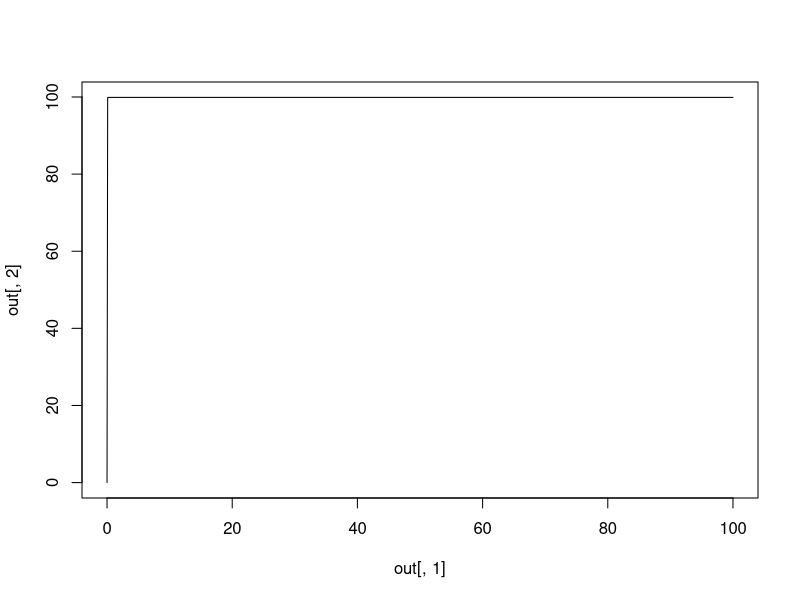
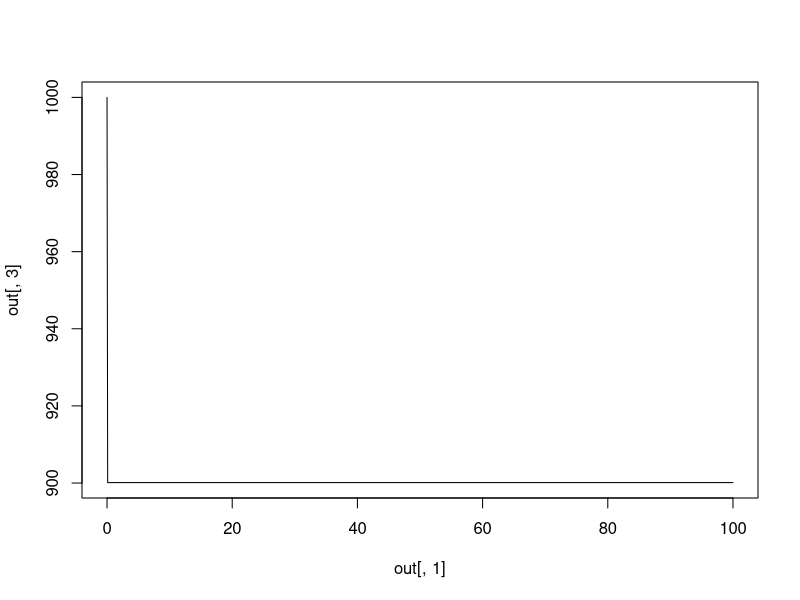
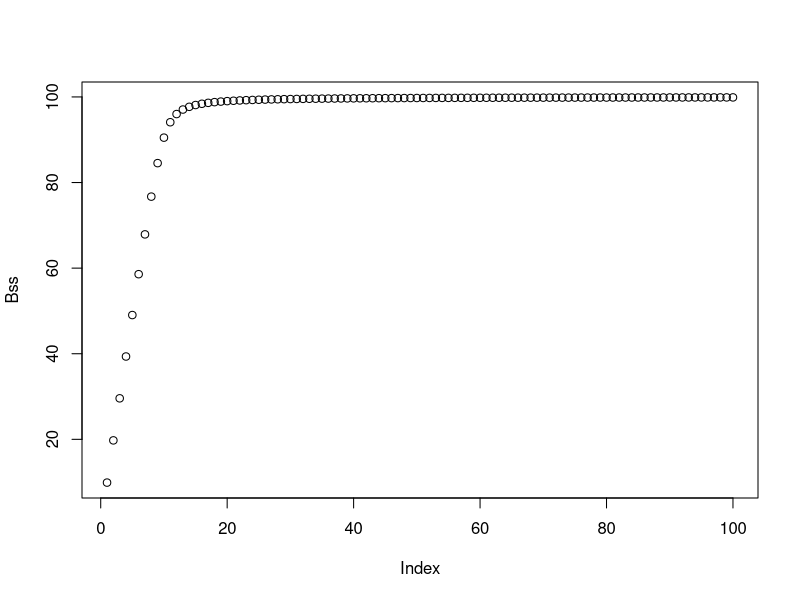

Reproduce these figures in R, in order.
## ---- chunk 1
library(deSolve)
n <- 1
Ft <- 100
C0 <- 10000
F0 <- 100
B0 <- 0
kf <- 0.1
kr <- 0.1
L <- 100
s <- .1
Bss <- numeric(100)
calcium <- function(t, init, parameters)
{
  with(as.list(c(init,parameters)),{
    # F = Ft - B
    dB <- kf*(Ft - B)*n*C^n-kr*B
    dC <- kr*B - n*kf*(Ft - B)*C^n
    
    list(c(dB,dC))  # >1 entry if >1 equation
    
  })
}

times <- seq(0,L,by = s)
for (i in 1:100) {
  C0 <- 10*i
init <- c(B=B0,C=C0)

out <- ode(y=init,time=times,func=calcium,parms=NULL)

Bss[i] <- out[1000,2][[1]]
}
plot(out[,1],out[,2],type = "l") # 1st col = time, 2nd col = B col 3 = C
plot(out[,1],out[,3],type = "l")
plot(Bss)
